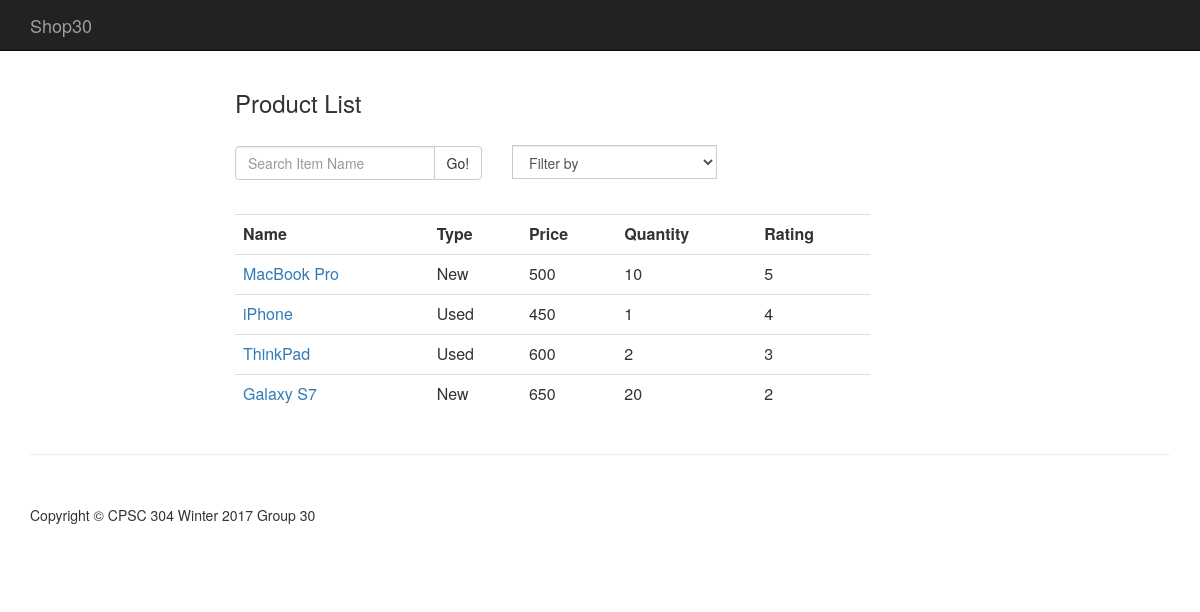
/frontend/php/productList.php, run on an earlier commit of the app's database.
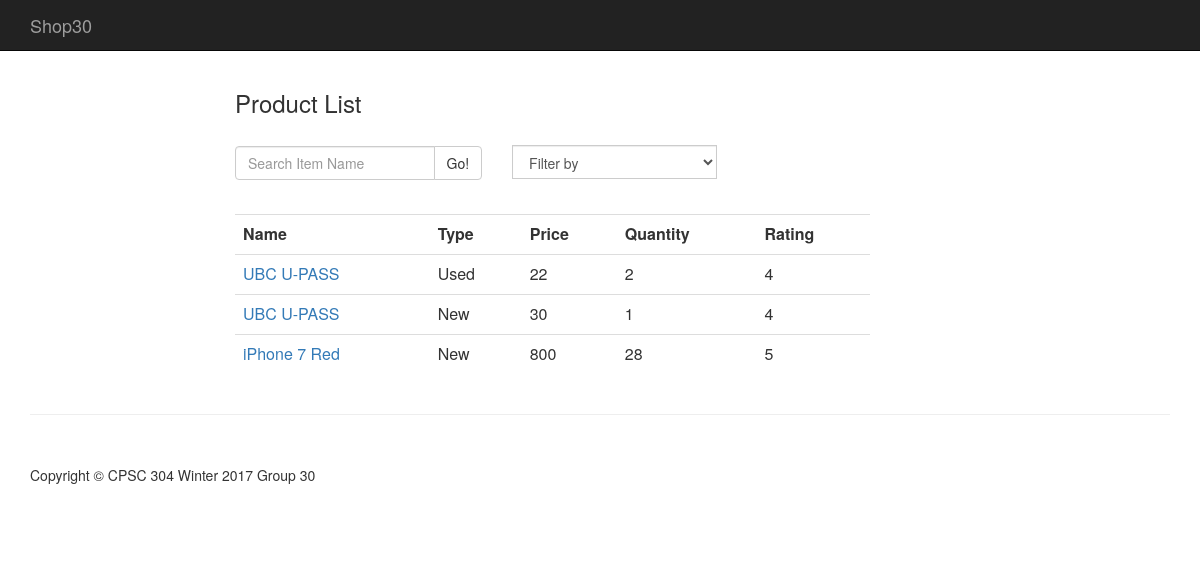
And on a later commit of the database.
### tables this page shows
CREATE TABLE `Products` (
  `ProductId` int(11) NOT NULL,
  `ProductName` char(50) NOT NULL,
  `ProductDescription` char(100) DEFAULT NULL
);

### frontend/php/parts/productListBody.php (the view, shortened to what this page needs)
<div class="container">
<div class="col-md-7 col-md-offset-2">
  <h3> Product List </h3>
  <br>
  <div class="row">
  <form action = "../php/productList.php" method = "get">
  <div class="col-sm-5">
    <div class="input-group">
      <input  type="text" class="form-control" name="ProductName" placeholder="Search Item Name">
      <span class="input-group-btn">
        <button class="btn btn-default" type="submit">Go!</button>
      </span>
    </div>
  </div>
  </form>
  <form action = "../php/productList.php" method = "get" id="report_filter">
  <div class="col-sm-5">
    <div class="input-group">
      <select name="filter" class="form-control" onchange="document.getElementById('report_filter').submit();"
      style="bottom: 15px;">
        <option value="0">Filter by</option>
      </select>
    </div>
  </div>
</form>
</div>
<br>
<table class="table table-hover">
  <tr>
    <th> Name </th>
    <th> Type </th>
    <th> Price </th>
    <th> Quantity </th>
    <th> Rating </th>
  </tr>
<?php
  $sql="SELECT p.ProductId, p.ProductName, s.Type, s.Quantity, s.Price, AVG(r.Rating) AS Rating
  FROM Products p, Sells s, Rating r
  WHERE p.ProductId = s.ProductId AND s.ProductId = r.ProductId
  GROUP BY r.ProductId, s.Type";
if ($result=mysqli_query($con,$sql))
  {
  while ($row=mysqli_fetch_array($result, MYSQLI_ASSOC)) {
  echo ("
  <tr>
  <td><a href='../php/viewProducts.php?id=$row[ProductId]&type=$row[Type]'> $row[ProductName] </a></td> ");
  if ($row['Type'] == 0) {
    echo "<td> Used </td>";
  } else {
    echo "<td> New </td>";
  }
  echo ("
    <td>$row[Price]</td>
    <td>$row[Quantity]</td>
    <td>$row[Rating]</td>
  </tr>");
}
}
 ?>
 </table>
 </div>
 </div>

### frontend/php/productList.php
<DOCTYPE html>
<?php require '../../backend/core.inc.php'; ?>
<html>
<?php include('parts/head.php'); ?>
<body>
  <?php include('parts/nav.php'); ?>
<?php include('parts/productListBody.php'); ?>
<?php include('parts/footer.php'); ?>
</body>
</html>

### frontend/php/parts/head.php (shortened to what this page needs)
<head>
    <?php $title = 'Shop30'; ?>
    <link href="../css/bootstrap.min.css" rel="stylesheet">
    <link href="../css/shop-item.css" rel="stylesheet">
</head>

### frontend/php/parts/nav.php (shortened to what this page needs)
<nav class="navbar navbar-inverse navbar-fixed-top" role="navigation">
    <div class="container">
        <div class="navbar-header">
            <div class="navbar-brand not-active">
              <?php echo $title; ?>
            </div>
        </div>
        <div class="collapse navbar-collapse">
        </div>
    </div>
</nav>

### frontend/php/parts/footer.php
<div class="container">
    <hr>
    <footer>
        <div class="row">
            <div class="col-lg-12">
                <p>Copyright &copy; CPSC 304 Winter 2017 Group 30</p>
            </div>
        </div>
    </footer>
</div>

### frontend/css/shop-item.css (style rules this page uses)
body { padding-top: 70px; }
footer { margin: 50px 0; }

What changed in the data, as far as the page shows it:
removed products: ProductName "MacBook Pro", shows "New", row "500", row "10", row "5"
removed products: ProductName "ThinkPad", shows "Used", row "600", row "2", row "3"
removed products: ProductName "Galaxy S7", shows "New", row "650", row "20", row "2"
added products: ProductName "UBC U-PASS", shows "Used", row "22", row "2", row "4", row "30", row "1"
changed products: ProductName "iPhone" → "iPhone 7 Red"; row "450" → "800"; row "1" → "28"; row "4" → "5"; text "Used" → "New"
